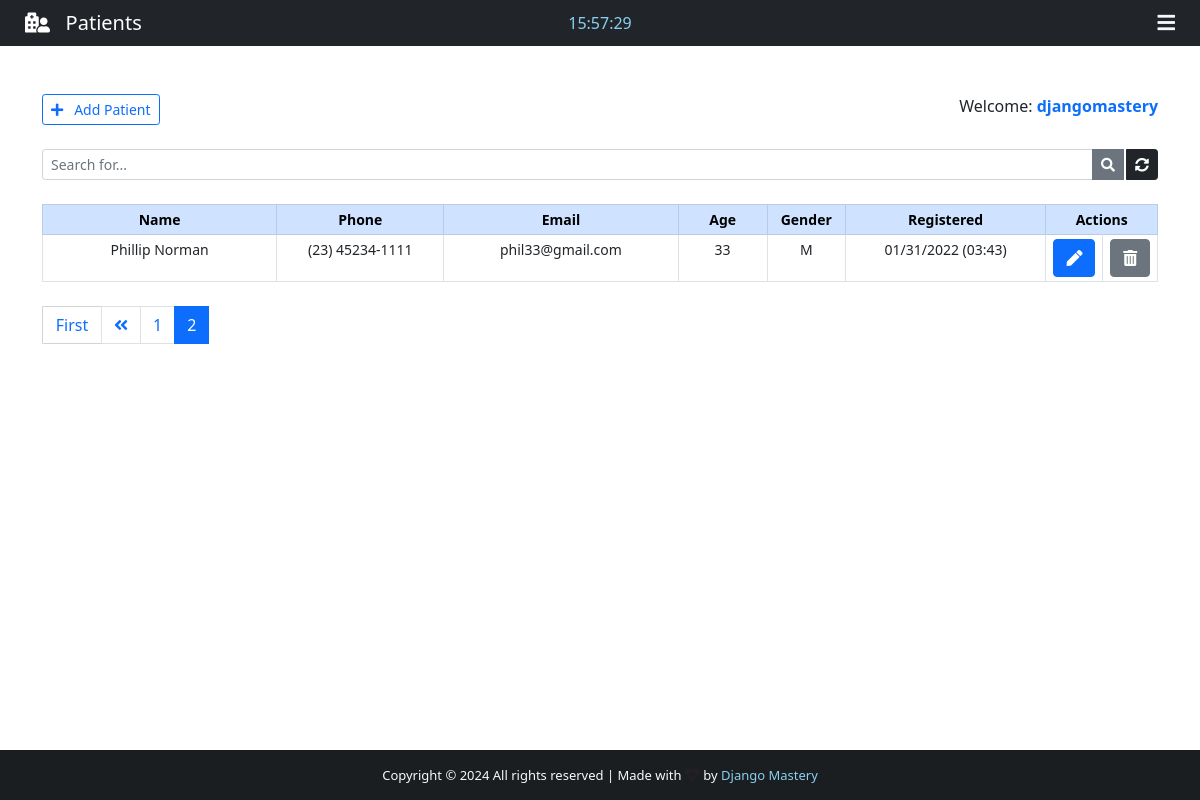
The app's page /backend/?page=2 (signed in) with its own data.
### App/models.py (models this page shows, shortened)
class Patient(models.Model):
    GENDER = (
        ('M', 'M'),
        ('F', 'F'),
    )
    id = models.IntegerField(primary_key=True)
    name = models.CharField(max_length=40)
    phone = models.CharField(max_length=20)
    email = models.CharField(max_length=40)
    age = models.CharField(max_length=3)
    gender = models.CharField(max_length=1, null=True, choices=GENDER)
    note = models.TextField(blank=True)
    created_at = models.DateTimeField(auto_now_add=True)

### App/views.py (the view)
# urls.py: path('backend/', views.backend, name="backend"),
@cache_control(no_cache=True, must_revalidade=True, no_store=True)
@login_required(login_url="login")
def backend(request):
    if 'q' in request.GET:
        q = request.GET['q']
        all_patient_list = Patient.objects.filter(
            Q(name__icontains=q) | Q(phone__icontains=q) | Q(email__icontains=q) | Q(
                age__icontains=q) | Q(gender__icontains=q) | Q(note__icontains=q)
        ).order_by('-created_at')
    else:
        all_patient_list = Patient.objects.all().order_by('-created_at')
    paginator = Paginator(all_patient_list, 10)
    page = request.GET.get('page')
    all_patient = paginator.get_page(page)
    total = Patient.objects.all().count()
    return render(request, "backend.html", {"patients": all_patient, 'count': total})

### App/templates/backend.html (shortened to what this page needs)
{% extends 'base.html' %}
{% block nav-content %}
<i class="fas fa-hospital-user"></i>&nbsp;&nbsp; Patients
{% endblock nav-content %}
{% block time %}
<div class="col-sm">
<center>
    <span id="clock" style="color: #89cff0;"></span>
</center>
</div>
{% endblock time %}
{% block btn-nav %}
<div class="text-light" id="sidebar" data-bs-toggle="offcanvas" data-bs-target="#offcanvasRight" aria-controls="offcanvasRight">
    <i class="fas fa-bars"></i>
</div>
{% endblock btn-nav %}
{% block footer %} style="color: #89cff0; text-decoration: none;" {% endblock footer %}
{% block content %}
<div class="container">
    <br><br>
    <div class="d-flex justify-content-between">
        <a href="{% url 'add_patient' %}" id="Btn-add-desktop" class="btn btn-outline-primary btn-sm txt-sm"><i class="fas fa-plus"></i>&nbsp;&nbsp; Add Patient</a>
        <span class="txt-sm">
            Welcome: <strong><span class="text-primary">{{ user.get_username }}</span></strong>
        </span>
    </div>
    <form>
        <div class="input-group input-group-sm mb-3 mt-4">
            <input name="q" type="text" class="form-control" placeholder="Search for..." value="{{ request.GET.q }}">
            <button class="btn btn-secondary"><i class="fas fa-search"></i></button>
            <a href="{% url 'backend' %}" class="btn btn-dark" style="margin-left: 2px;"><i class="fas fa-sync-alt"></i></a>
        </div>
    </form>
    <center>
        <table class="table table-bordered table-sm mt-4" style="text-align: center; font-size: 14px;">
            <thead class="table-primary">
                <tr>
                    <th style="width: 21%;">Name</th>
                    <th style="width: 15%;">Phone</th>
                    <th style="width: 21%;">Email</th>
                    <th style="width: 8%;">Age</th>
                    <th style="width: 7%;">Gender</th>
                    <th style="width: 18%;">Registered</th>
                    {% if request.user.is_superuser %}
                    <th style="width: 10%;" colspan="2">Actions</th>
                    {% else %}
                    <th style="width: 10%;" colspan="2">Edit Patient</th>
                    {% endif %}
                </tr>
            </thead>
            {% for patient in patients %}
            <tr class="txt-sm" id="chk_td">
                <td data-label="Name" id="top-table">{{ patient.name }}</td>
                <td data-label="Phone" id="responsive-border">{{ patient.phone }}</td>
                <td data-label="Email" id="responsive-border">{{ patient.email }}</td>
                <td data-label="Age" id="responsive-border">{{ patient.age }}</td>
                <td data-label="Gender" id="responsive-border">{{ patient.gender }}</td>
                <td data-label="Resgistered" id="responsive-border">{{ patient.created_at | date:'m/d/Y (H:i)' }}</td>
                <td>
                    <a class="btn btn-primary btn-action" href="/patient/{{ patient.id }}" title="Edit patient">
                        <i class="fas fa-pen"></i>
                    </a>
                </td>
                {% if request.user.is_superuser %}
                <td>
                    <a class="btn btn-secondary btn-action" title="Delete patient" data-bs-toggle="modal" data-bs-target="#deleteModal{{ patient.pk }}">
                        <i class="fas fa-trash-alt"></i>
                    </a>
                </td>
                {% endif %}
            </tr>
            {% endfor %}
        </table>
    </center>
    <nav class="mt-4 txt-sm">
        {% if patients.has_other_pages %}
        <ul class="pagination justify-content-left">
            {% if patients.has_previous %}
            <a href="?page=1" class="btn btn-outline-primary mb-4" id="first" style="border-radius: 1px; border: 1px solid #d3d3d3;">First</a>
            <li class="page-item"><a class="page-link" href="?page={{ patients.previous_page_number }}"><i class="fas fa-angle-double-left"></i></a></li>
            {% else %}
            <li class="page-item disabled"></li>
            {% endif %}
            {% for i in patients.paginator.page_range %}
                {% if patients.number == i %}
                <li class="page-item active"><span class="page-link">{{ i }}</span></li>
                {% else %}
                <li class="page-item"><a class="page-link" href="?page={{ i }}">{{ i }}</a></li>
                {% endif %}
            {% endfor %}
        </ul>
        {% endif %}
    </nav>
</div>
<br><br><br>
{% endblock content %}

### App/static/css/style.css (style rules this page uses)
html, body { height: 100%; margin: 0; max-width: 100%; overflow: hidden; }
#sidebar, #front-nav-icon { float: right; margin-right: 25px; cursor: pointer; font-size: 20px; }
#first, #last { width: 60px; }

### records on screen
Patient: name "Phillip Norman", phone "(23) 45234-1111", email "phil33@gmail.com", age "33", gender "M", created_at "01/31/2022 (03:43)"

### other values on screen
{{ user.get_username }} "djangomastery"
{{ i }} "1"
{{ i }} "2"
